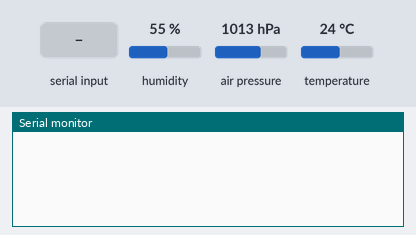
Simulated run of this sketch. Board: Arduino Uno, built with avr-gcc and run on an emulated ATmega328P. On the bench: the last lines printed to the serial monitor. The inputs (shaded band) are chosen by the test bench; at power-on: humidity 55 %, air pressure 1013 hPa, temperature 24 °C. Random numbers use the default seed unless the sketch sets one.

Above: at 1.2 s.
1.3 s: "S" received over Serial
At 2.4 s:
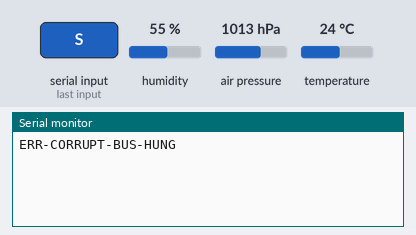
2.8 s: "S" received over Serial
At 3.6 s:
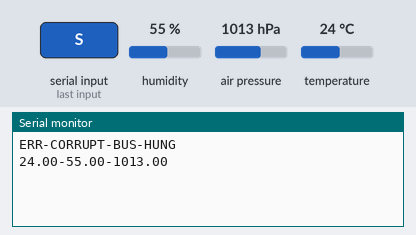

Measured:
- after the input at 1.3 s, the serial monitor: prints a new line at once (image 1)
- after the input at 2.8 s, the serial monitor: prints a new line at once (image 2)

The sketch:

bme280_stress_test.ino
```cpp
//  To test the Python script's robustness
//  randomly simulate three common I2C/Sensor failures:
//  CRC Mismatch: Sending garbled data.
//  Timeout: Not responding at all.
//  Bus Busy: Sending an "Error" string instead of temperatures.


#include <Wire.h>
#include <Adafruit_Sensor.h>
#include <Adafruit_BME280.h>

Adafruit_BME280 bme;  // I2C

void setup() {
  Serial.begin(9600);

  // Initialize BME280
  // Note: Use 0x76 if 0x77 (default) doesn't work
  if (!bme.begin(0x76)) {
    Serial.println("ERR: BME280 NOT FOUND");
    while (1)
      ;
  }

  // Weather monitoring settings (Optimal for low power/stability)
  bme.setSampling(Adafruit_BME280::MODE_FORCED,
                  Adafruit_BME280::SAMPLING_X1,  // temperature
                  Adafruit_BME280::SAMPLING_X1,  // pressure
                  Adafruit_BME280::SAMPLING_X1,  // humidity
                  Adafruit_BME280::FILTER_OFF);
}

void loop() {
  if (Serial.available() > 0) {
    char command = Serial.read();

    if (command == 'S') {
      // Force a reading from the sensor

      int chaos = random(0, 100);  // Generate a random number 0-99

      if (chaos < 5) {          // 5% chance of a simulated I2C "Hang"
                                // Send nothing, forcing Python to handle a timeout
      } else if (chaos < 10) {  // 5% chance of corrupted data
        Serial.println("ERR-CORRUPT-BUS-HUNG");
      } else {

        bme.takeForcedMeasurement(); // MUST have this for forced mode!

        Serial.print(bme.readTemperature());
        Serial.print("-");
        Serial.print(bme.readHumidity());
        Serial.print("-");
        Serial.println(bme.readPressure() / 100.0F);


        // Normal sensor read logic here
        //Serial.println("24.5-25.1-23.9");
      }
    }
  }
}
```
